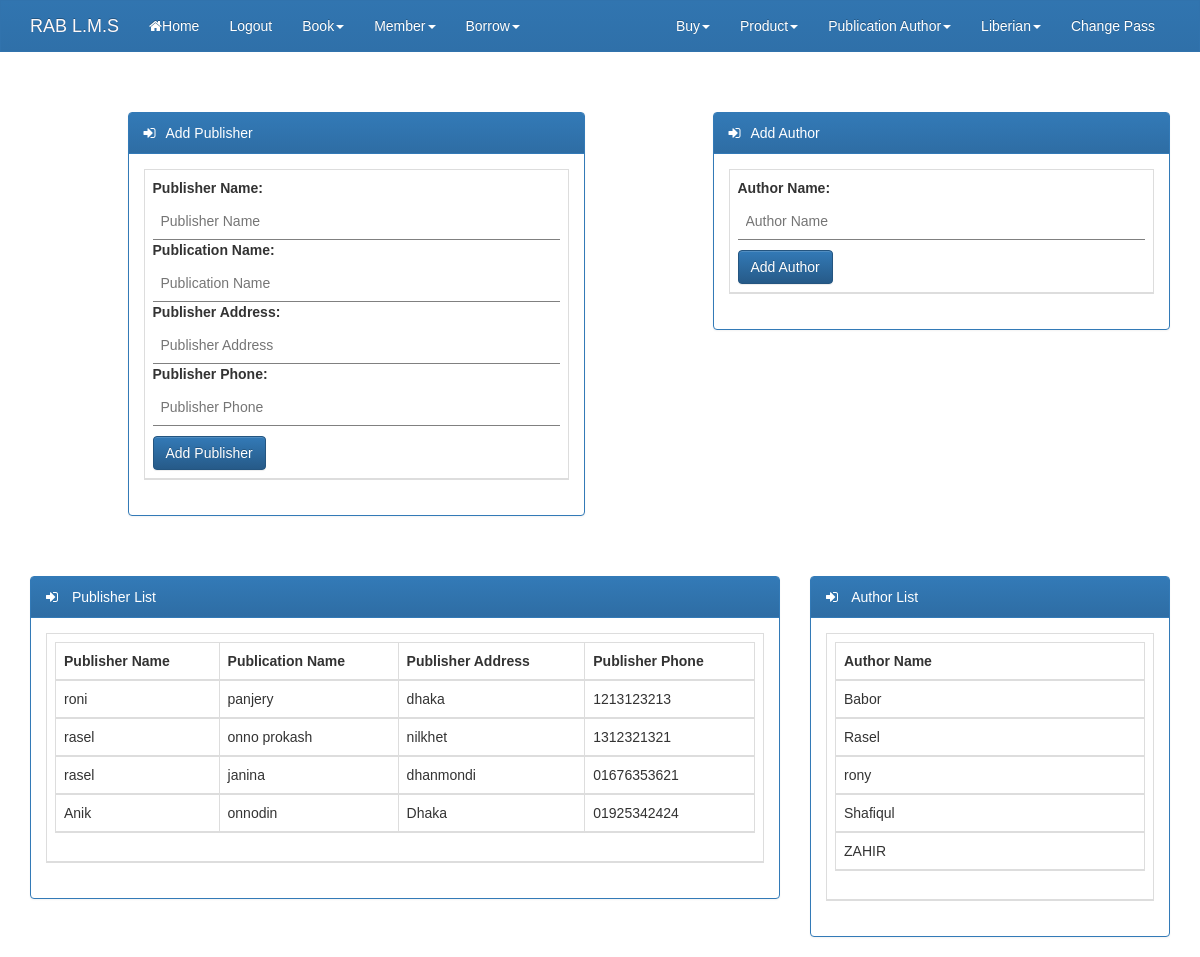
Screenshot of /addpublisher.php (signed in) with the database file from the repository.
### tables this page shows
CREATE TABLE IF NOT EXISTS `publisher` (
  `pub_id` int(11) NOT NULL AUTO_INCREMENT,
  `pub_name` varchar(100) NOT NULL,
  `publication` varchar(300) NOT NULL,
  `pub_address` varchar(1000) NOT NULL,
  `pub_phone` varchar(50) NOT NULL,
  PRIMARY KEY (`pub_id`)
);

CREATE TABLE IF NOT EXISTS `author` (
  `author_id` int(11) NOT NULL AUTO_INCREMENT,
  `author_name` varchar(100) NOT NULL,
  PRIMARY KEY (`author_id`)
);

### addpublisher.php (the view, shortened to what this page needs)
<?php
   require_once('db.php');
	$sql_pub = "SELECT * FROM `publisher` ";
	$rs_p = $con->query($sql_pub);
	$sql_auth = "select * FROM author";
	$rs_a = $con->query($sql_auth);
?>
<!DOCTYPE html>
<html lang="en">
	<head>
		<link rel="stylesheet" href="css/font-awesome.min.css">
		<link rel="stylesheet" href="css/w3.css">
		<link rel="stylesheet" href="css/bootstrap.min.css">
		<link rel="stylesheet" href="css/bootstrap-theme.min.css">
		<link rel="stylesheet" href="css/style.css">
	</head>
	<body>
<?php require_once('navbar.php'); ?>
		<div class="container">
			<div class="row">
				<div class="col-md-5 col-md-offset-1" style="margin-top:40px">
					<div class="panel panel-primary">
						<div class="panel-heading"><i class="fa fa-sign-in" ></i>Add Publisher</div>
						<div class="panel-body">
							<table class="table table-bordered">
								<thead>
									<tr>
										<td>
											<form action="" method="post" >
												<label>Publisher Name:</label>
												<input class="w3-input" type="text" placeholder="Publisher Name" name="p_name" >
												<label>Publication Name:</label>
												<input class="w3-input" type="text" placeholder="Publication Name" name="pub_name" >
												<label>Publisher Address:</label>
												<input class="w3-input" type="text" placeholder="Publisher Address" name="p_add" >
												<label>Publisher Phone:</label>
												<input class="w3-input" type="number" min="1" placeholder="Publisher Phone" name="p_phone" >
												<button type="submit" class="btn btn-primary" style="margin-top: 10px" name="sub" >Add Publisher</button>
											</form>
										</td>
									</tr>
								</thead>
							</table>
						</div>
					</div>
				</div>
				<div class="col-md-5 col-md-offset-1" style="margin-top:40px">
					<div class="panel panel-primary">
						<div class="panel-heading"><i class="fa fa-sign-in" ></i>Add Author</div>
						<div class="panel-body">
							<table class="table table-bordered">
								<thead>
									<tr>
										<td>
											<form action="" method="post" >
												<label>Author Name:</label>
												<input class="w3-input" type="text" placeholder="Author Name" name="a_name" >
												<button type="submit" class="btn btn-primary" style="margin-top: 10px" name="add_a" >Add Author</button>
											</form>
										</td>
									</tr>
								</thead>
							</table>
						</div>
					</div>
				</div>
			</div>
			<div class="row">
				<div class="col-md-8 " style="margin-top:40px">
					<div class="panel panel-primary">
						<div class="panel-heading"><i class="fa fa-sign-in" ></i> Publisher List</div>
						<div class="panel-body">
							<table class="table table-bordered">
								<thead>
									<tr>
										<td>
											<table class="table table-bordered">
												<thead>
													<tr>
														<th>Publisher Name</th>
														<th>Publication Name</th>
														<th>Publisher Address</th>
														<th>Publisher Phone</th>
													</tr>
													<?php while($r=$rs_p->fetch_object()): ?>
														<tr>
															<td><?php echo $r->pub_name; ?></td>
															<td><?php echo $r->publication; ?></td>
															<td><?php echo $r->pub_address; ?></td>
															<td><?php echo $r->pub_phone; ?></td>
														</tr>
													<?php endwhile; ?>
												</thead>
											</table>
										</td>
									</tr>
								</thead>
							</table>
						</div>
					</div>
				</div>
				<div class="col-md-4 " style="margin-top:40px">
					<div class="panel panel-primary">
						<div class="panel-heading"><i class="fa fa-sign-in" ></i> Author List</div>
						<div class="panel-body">
							<table class="table table-bordered">
								<thead>
									<tr>
										<td>
											<table class="table table-bordered">
												<thead>
													<tr>
														<th>Author Name</th>
													</tr>
													<?php while($r = $rs_a->fetch_object()): ?>
														<tr>
															<td><?php echo $r->author_name; ?></td>
														</tr>
													<?php endwhile; ?>
												</thead>
											</table>
										</td>
									</tr>
								</thead>
							</table>
						</div>
					</div>
				</div>
			</div>
		</div>
	</body>
</html>

### css/w3.css (style rules this page uses)
* { -webkit-box-sizing:border-box;-moz-box-sizing:border-box;box-sizing:border-box }
html { -ms-text-size-adjust:100%;-webkit-text-size-adjust:100% }
body { margin:0 }
button,input,optgroup,select,textarea { color:inherit;font:inherit;margin:0 }
button { overflow:visible }
button,select { text-transform:none }
button,html input[type=button],input[type=reset],input[type=submit] { -webkit-appearance:button;cursor:pointer }
html,body { font-family:Verdana,sans-serif;font-size:15px;line-height:1.5 }
table { border-collapse:collapse;border-spacing:0;width:100%;display:table }
table,th,td { border:none }
.w3-input { padding:8px;display:block;border:none;border-bottom:1px solid #808080;width:100% }

### css/style.css (style rules this page uses)
body { font-family: Arial, Helvetica, sans-serif; }
td { font-family: Arial, Helvetica, sans-serif; }
th { font-family: Arial, Helvetica, sans-serif; }
.panel-heading > i { margin-right:10px; }
.table { border: 1px solid #dddddd; }

### rows the page displays
publisher: pub_name "roni", publication "panjery", pub_address "dhaka", pub_phone "1213123213"
publisher: pub_name "rasel", publication "onno prokash", pub_address "nilkhet", pub_phone "1312321321"
publisher: pub_name "rasel", publication "janina", pub_address "dhanmondi", pub_phone "01676353621"
publisher: pub_name "Anik", publication "onnodin", pub_address "Dhaka", pub_phone "01925342424"
author: author_name "Babor"
author: author_name "Rasel"
author: author_name "rony"
author: author_name "Shafiqul"
author: author_name "ZAHIR"
